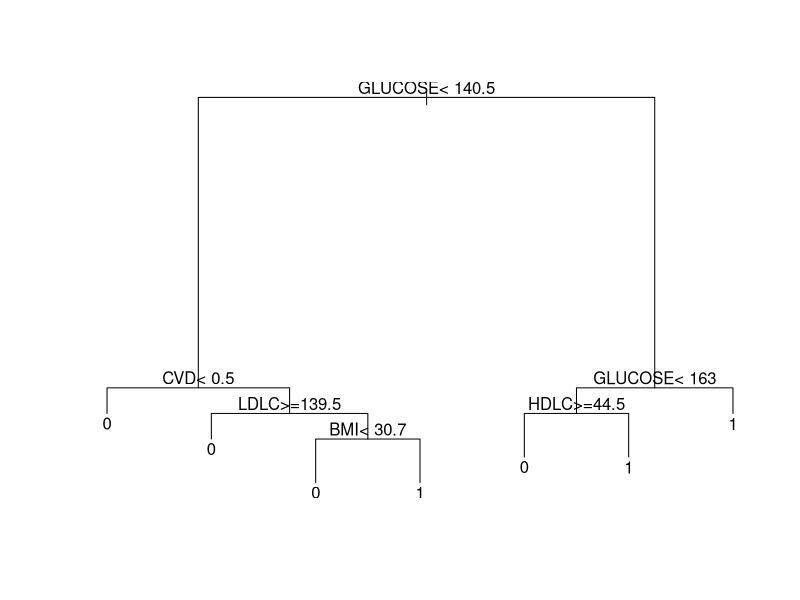
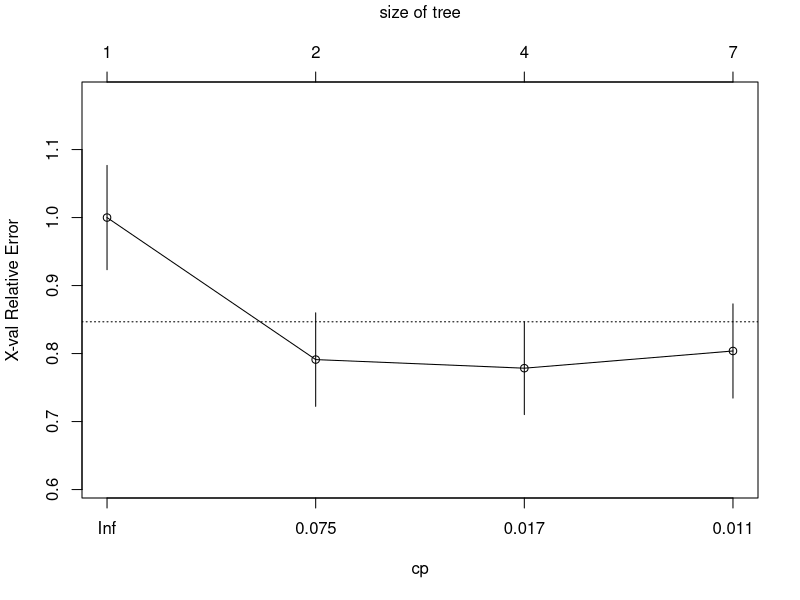
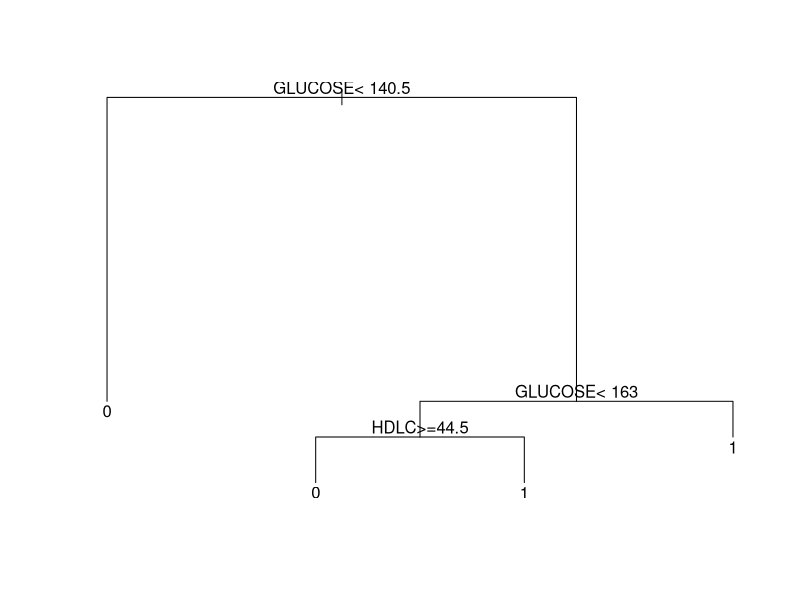
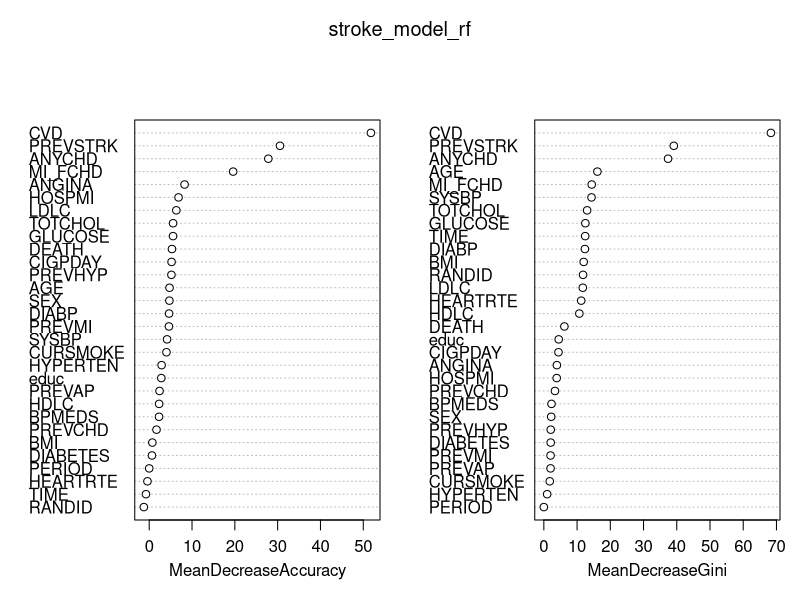

The R script that drew these images, in order: (Note: this script raises an error after producing the figures.)
## ---- chunk 1
# # define packages to install
# pkg_list = c('ggplot2', 'readxl', 'rpart', 'randomForest') 
# install.packages(pkg_list) # install packages
## ---- chunk 2
knitr::opts_chunk$set(echo = TRUE)
library(ggplot2) # a popular plotting library
library(readxl) # a utility for reading excel files
## ---- chunk 3
fram = readxl::read_excel("frmgham2.xls")
# identify rows missing any values
missing_vals = apply(fram, MARGIN = 1, function(x){return(any(is.na(x)))}) 
# extract rows without missing values and non-time columns
fram = fram[!missing_vals,1:31] 
# ensure output variable to be categorical
fram$DIABETES = as.factor(fram$DIABETES) 
## ---- chunk 4
library(rpart) # load rpart
# generate a classification model
diab_model = rpart(DIABETES ~ ., data = fram, method = "class") 
## ---- chunk 5
summary(diab_model)
## ---- chunk 6
print(diab_model)
## ---- chunk 7
plot(diab_model) # generate plot
text(diab_model) # include text annotation
## ---- chunk 8
# predict diabetes outcome using the model we built
pred_diab = predict(diab_model, fram, type = "class")
# resutbstitution error = fraction of predictions that are not equal
resub_error = mean(pred_diab != fram$DIABETES)
resub_error
## ---- chunk 9
diab_model[["cptable"]]
## ---- chunk 10
# specify cross-validation fold to be 5
control_args = rpart.control(xval = 5)
diab_model_k_5 = rpart(DIABETES ~ ., data = fram, method = "class", 
                       control = control_args)
## ---- chunk 11
K = 10 # define the number of folds
errors = c() # create a variable to store error values in
folds = rep_len(1:K, nrow(fram)) # generate a vector matching samples to a fold
# permute the original vector to retain equal counts but randomize the order
folds = sample(folds, nrow(fram), replace = FALSE) 
for(k in 1:K){ # for each fold
  # build the model using the subset of data outside of the fold
  model = rpart(DIABETES ~ ., data = fram[folds != k,], method = "class") 
  # predict the output for the fold
  prediction = predict(model, fram[folds == k, ], type = "class") 
  # calcuate the error
  errors = c(errors, mean(prediction != fram$DIABETES[folds == k]))
}
mean(errors) # average error across all folds
## ---- chunk 12
plotcp(diab_model, upper = "size");
## ---- chunk 13
pruned_diab_model = prune(diab_model, cp = 0.017)
## ---- chunk 14
plot(pruned_diab_model)
text(pruned_diab_model)
## ---- chunk 15
pred_diab_pruned = predict(pruned_diab_model, fram, type = "class")
confusion_mat = matrix(c(
  sum(pred_diab_pruned == fram$DIABETES & pred_diab_pruned == 1), # true positive
  sum(pred_diab_pruned != fram$DIABETES & pred_diab_pruned == 1), # false positive
  sum(pred_diab_pruned != fram$DIABETES & pred_diab_pruned == 0), # false negative
  sum(pred_diab_pruned == fram$DIABETES & pred_diab_pruned == 0) # true negative 
  ), nrow = 2)
confusion_mat
## ---- chunk 16
confusion_mat = matrix(c(
  sum(pred_diab == fram$DIABETES & pred_diab == 1), # true positive
  sum(pred_diab != fram$DIABETES & pred_diab == 1), # false positive
  sum(pred_diab != fram$DIABETES & pred_diab == 0), # false negative
  sum(pred_diab == fram$DIABETES & pred_diab == 0) # true negative
  ), nrow = 2)
confusion_mat
## ---- chunk 17
library(randomForest)
## ---- chunk 18
fram$STROKE = as.factor(fram$STROKE)
stroke_model_rf = randomForest(STROKE ~ ., data = fram, importance = TRUE)
## ---- chunk 19
print(stroke_model_rf)
## ---- chunk 20
stroke_model_rf$err.rate[500, "OOB"]
## ---- chunk 21
pred_stroke = predict(stroke_model_rf, fram)
# fraction of predictions that are not equal to true label
resub_error = mean(pred_stroke != fram$STROKE) 
resub_error
## ---- chunk 22
stroke_imp = as.data.frame(importance(stroke_model_rf))
stroke_imp[order(stroke_imp$MeanDecreaseGini, decreasing=TRUE), ]
## ---- chunk 23
varImpPlot(stroke_model_rf)
## ---- chunk 24
stroke_model_rf_500 = grow(stroke_model_rf, 500)
## ---- chunk 25
pred_stroke_500 = predict(stroke_model_rf_500, fram, type = "class")
confusion_mat = matrix(c(
  sum(pred_stroke_500 == fram$STROKE & pred_stroke_500 == 1), # true positive
  sum(pred_stroke_500 != fram$STROKE & pred_stroke_500 == 1), # false positive 
  sum(pred_stroke_500 != fram$STROKE & pred_stroke_500 == 0), # false negative 
  sum(pred_stroke_500 == fram$STROKE & pred_stroke_500 == 0) # true negative
  ), nrow = 2)
confusion_mat
